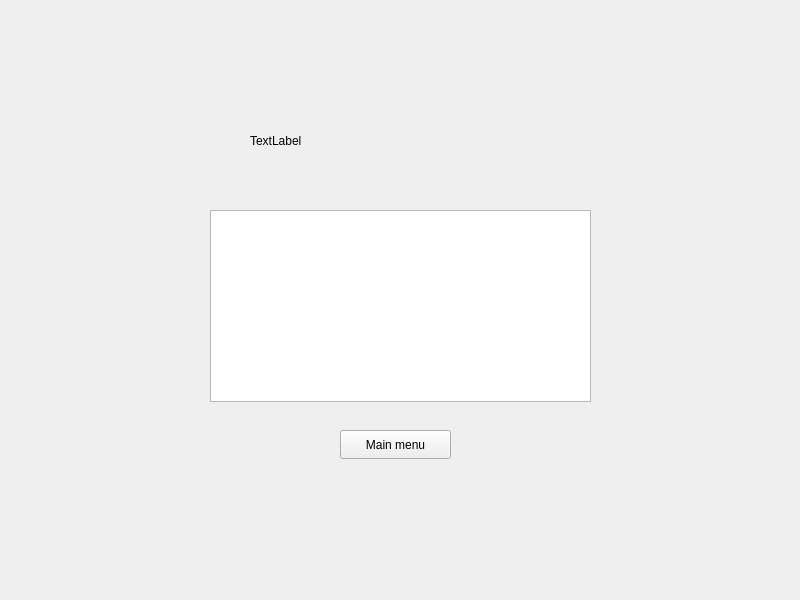
<?xml version="1.0" encoding="UTF-8"?>
<ui version="4.0">
 <class>FinishGameWindow</class>
 <widget class="QWidget" name="FinishGameWindow">
  <property name="geometry">
   <rect>
    <x>0</x>
    <y>0</y>
    <width>800</width>
    <height>600</height>
   </rect>
  </property>
  <property name="windowTitle">
   <string>Form</string>
  </property>
  <widget class="QLabel" name="resultLabel">
   <property name="geometry">
    <rect>
     <x>250</x>
     <y>100</y>
     <width>301</width>
     <height>81</height>
    </rect>
   </property>
   <property name="text">
    <string>TextLabel</string>
   </property>
  </widget>
  <widget class="QTableView" name="statsTable">
   <property name="geometry">
    <rect>
     <x>210</x>
     <y>210</y>
     <width>381</width>
     <height>192</height>
    </rect>
   </property>
  </widget>
  <widget class="QPushButton" name="backToMenuButton">
   <property name="geometry">
    <rect>
     <x>340</x>
     <y>430</y>
     <width>111</width>
     <height>29</height>
    </rect>
   </property>
   <property name="text">
    <string>Main menu</string>
   </property>
  </widget>
 </widget>
 <resources/>
 <connections/>
</ui>
